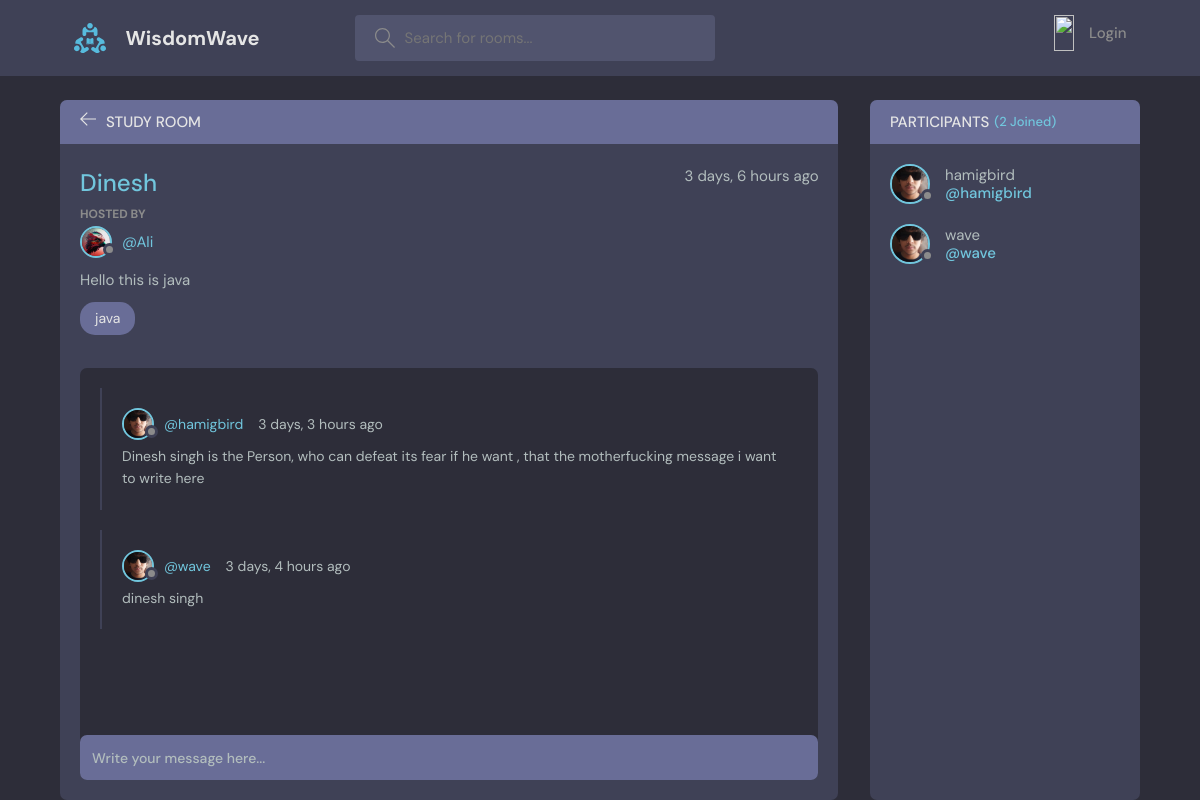
The page /room/1/ on the database its author committed.
### base/models.py (models this page shows, shortened)
class Room(models.Model):
    host = models.ForeignKey(User, on_delete= models.CASCADE, null=True)
    topic = models.ForeignKey(Topic, on_delete=models.SET_NULL, null=True)
    name = models.CharField(max_length=200)
    description = models.TextField(null=True, blank=True)
    participants = models.ManyToManyField(User,related_name='participants' , null=True)
    updated = models.DateTimeField(auto_now=True)
    created  = models.DateTimeField(auto_now_add=True)
    class Meta:
        ordering = ['-updated', '-created']

class Topic(models.Model):
    name = models.CharField(max_length=200)

class Message(models.Model):
    user = models.ForeignKey(User, on_delete= models.CASCADE)
    room = models.ForeignKey(Room, on_delete=models.CASCADE, related_name='messages')
    body = models.TextField()
    updated = models.DateTimeField(auto_now=True)
    created  = models.DateTimeField(auto_now_add=True)
    class Meta:
        ordering = ['-updated', '-created']

### base/views.py (the view, shortened to what this page needs)
# urls.py: path('room/<str:pk>/',views.room, name= 'room'),
def room(request, pk ):
    room =Room.objects.get(pk = int(pk) )
    messages = room.messages.all().order_by('-created')
    participants = room.participants.all()
    context = {
        'room': room,
        'room_messages': messages,
        'participants':  participants,
    }
    return render(request, 'base/room.html', context)

### base/templates/base/room.html (shortened to what this page needs)
{% extends 'main.html' %}
{% load static %}
    <main class="profile-page layout layout--2">
      <div class="container">
        <div class="room">
          <div class="room__top">
            <div class="room__topLeft">
              <a href="{% url 'home' %}">
                <svg version="1.1" xmlns="http://www.w3.org/2000/svg" width="32" height="32" viewBox="0 0 32 32">
                  <title>arrow-left</title>
                  <path
                    d="M13.723 2.286l-13.723 13.714 13.719 13.714 1.616-1.611-10.96-10.96h27.625v-2.286h-27.625l10.965-10.965-1.616-1.607z"
                  ></path>
                </svg>
              </a>
              <h3>Study Room</h3>
            </div>
          </div>
          <div class="room__box scroll">
            <div class="room__header scroll">
              <div class="room__info">
                <h3>{{room.name}}</h3>
                <span>{{room.created|timesince}} ago</span>
              </div>
              <div class="room__hosted">
                <p>Hosted By</p>
                <a href="{% url 'user-profile' room.host.id%}" class="room__author">
                  <div class="avatar avatar--small">
                    <img src="{% static 'images/eagle.webp' %}" />
                  </div>
                  <span>@{{room.host}}</span>
                </a>
              </div>
              <div class="room__details">
                {{room.description}}
              </div>
              <span class="room__topics">{{room.topic.name}}</span>
            </div>
            <div class="room__conversation">
              <div class="threads scroll">
                {% for message in room_messages %}
                <div class="thread">
                  <div class="thread__top">
                    <div class="thread__author">
                      <a href="{{message.user}}" class="thread__authorInfo">
                        <div class="avatar avatar--small">
                          <img src="{% static 'images/my.jpg' %}" />
                        </div>
                        <span>@{{message.user}}</span>
                      </a>
                      <span class="thread__date">{{message.created|timesince}} ago</span>
                    </div>
                  </div>
                  <div class="thread__details">
                        {{message.body}}
                  </div>
                </div>
                {% endfor %}
              </div>
            </div>
          </div>
          <div class="room__message">
            <form  method="post">
              <input name="body" placeholder="Write your message here..." /></form>
          </div>
        </div>
        <div class="participants">
          <h3 class="participants__top">Participants <span>({{participants.count}} Joined)</span></h3>
          <div class="participants__list scroll">
            {% for user  in participants %}
            <a href="{% url 'user-profile' user.id %}" class="participant">
              <div class="avatar avatar--medium">
                <img src="{% static 'images/my.jpg' %}" />
              </div>
              <p>
                {{user.username}}
                <span>@{{user.username}}</span>
              </p>
            </a>
            {% endfor %}
          </div>
        </div>
      </div>
    </main>

### rows shown on the page
Room: name "Dinesh", created "3 days, 6 hours", host "Ali", description "Hello this is java", topic.name "java"
Message: user "hamigbird", created "3 days, 3 hours", body "Dinesh singh is the Person, who can defeat its fear if he want , that the motherfucking message i want to write here"
Message: user "wave", created "3 days, 4 hours", body "dinesh singh"

### other values the page prints
{{ participants.count }} "2"
{{ user.username }} "hamigbird"
{{ user.username }} "wave"
